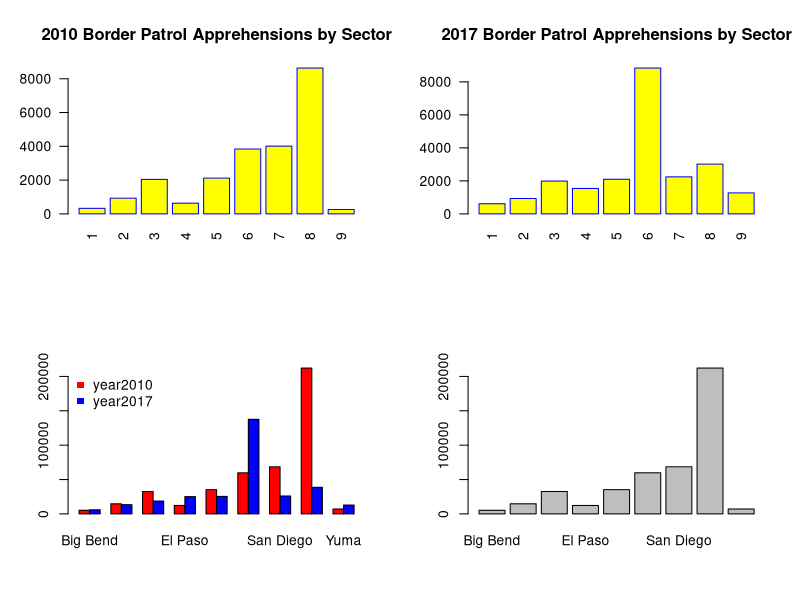
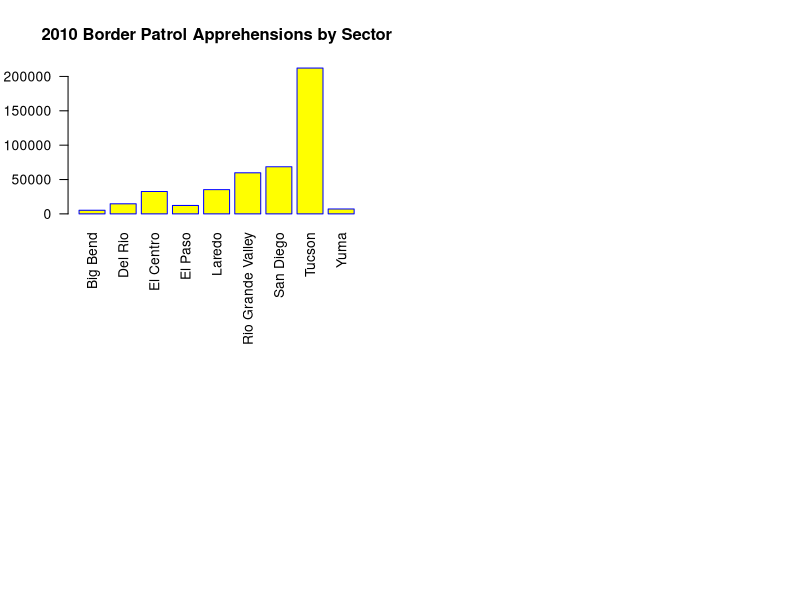

Recreate these plots in R, in order.
A2010 <- read.csv("BP Apprehensions 2010.csv", header = TRUE, stringsAsFactors = FALSE)
A2017 <- read.csv("PB Apprehensions 2017.csv", header = TRUE, stringsAsFactors = FALSE)
par(mfrow=c(2,2))

barplot(A2010[1:9,13], 
        names.arg = rownames(A2010)[1:9], 
        las=2,
        axisnames=TRUE,
        main="2010 Border Patrol Apprehensions by Sector",
        border="blue",
        col="yellow")

barplot(A2017[1:9,13], 
        names.arg = rownames(A2017)[1:9], 
        las=2,
        axisnames=TRUE,
        main="2017 Border Patrol Apprehensions by Sector",
        border="blue",
        col="yellow")

yearA <- as.data.frame(matrix(c(rowSums(A2010[,-1])),nrow = 1))

colnames(yearA) <- A2010[,1]

yearB<- as.data.frame(matrix(c(rowSums(A2017[,-1])),nrow = 1))

colnames(yearB) <- A2010[,1]

yearAB <- rbind(yearA, yearB)

row.names(yearAB) <- c("year2010", "year2017")

barplot(as.matrix(yearAB), beside = TRUE, col = c("red", "blue"), bty="n" )

legend("topleft", c("year2010","year2017"), pch=15,  col=c("red","blue"),  bty="n")


rownames(A2010) <- A2010[,1]
A2010[,1]

### outcome 1
A2010 <-  subset(A2010, select= -c(Sector))
rownames(A2010)

A2010 <- rbind(A2010, colSums(A2010))

rownames(A2010)

-length(rownames(A2010))  

rownames(A2010) <- c(rownames(A2010)[-length(rownames(A2010))], "Total")

A2010 <- cbind(A2010,rowSums(A2010))

colnames(A2010) <- c(colnames(A2010)[-length(colnames(A2010))], "Total")

View(A2010)





#see barplot()?
barplot(A2010[1:9,13], names.arg = rownames(A2010)[1:9])

#drill down in barplot doc
barplot(A2010[1:9,13], 
        names.arg = rownames(A2010)[1:9], 
        las=2,
        axisnames=TRUE,
        main="2010 Border Patrol Apprehensions by Sector",
        border="blue",
        col="yellow")
